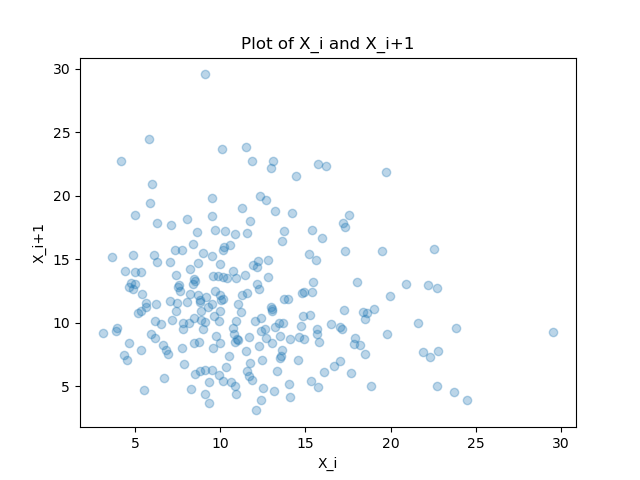

The script that drew this image:
import matplotlib.pyplot as plt

def plot_points(data):
    x_values = []
    y_values = []

    # Read data from .dat file
    with open(data, 'r') as file:
        lines = file.readlines()

    # Extract X_i values
    for i in range(len(lines) - 1):
        x_values.append(float(lines[i]))
        y_values.append(float(lines[i+1]))

    
    # Plot the graph
    plt.scatter(x_values, y_values, alpha=0.3)
    plt.xlabel('X_i')
    plt.ylabel('X_i+1')
    plt.title('Plot of X_i and X_i+1')
    plt.show()

# Replace 'data.dat' with the actual path to your .dat file
plot_points('sample23.dat')
